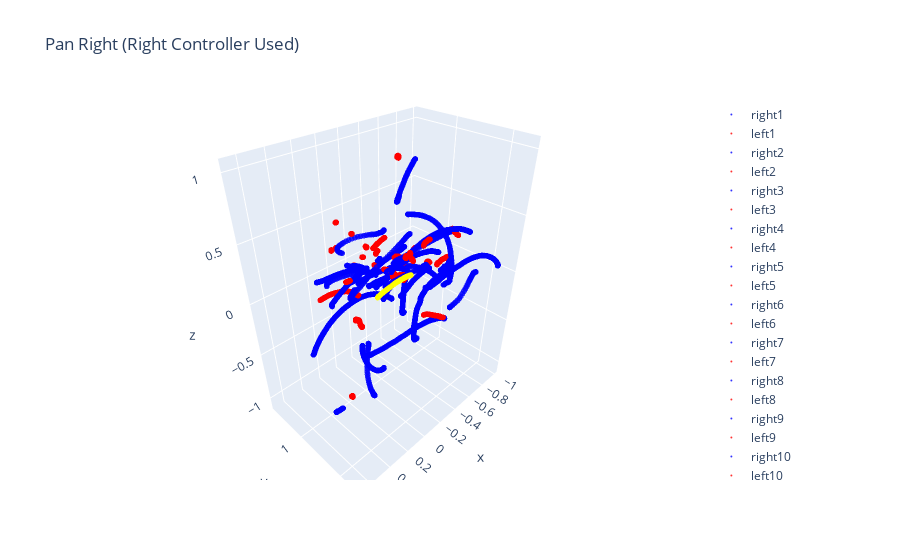

The notebook cell saved with this chart:
### Markdown cell above
Overview: Plots all gesture strokes of the same template and the average of those.

Details:
    - Currently only works with pan down unimanual (right controller)

Requirements:
    - Must run the first code block successfully to import libraries.
    - Must run the third/above code block successfully to create gesture dictionary.

### Code cell
'''Creating a list of dataframes that will be plotted in the figure'''
#Adds dataframes that have the same template(pan down unimanual right controller) to a list.
all_dfs = []
pan_right_key = list(gesture_dict.keys())[2]
for file_path in gesture_dict[pan_right_key][0]:
#for file_path in gesture_dict[pan_right_key][0]:
    df = pd.read_csv(file_path)
    # Drops strokes that don't use right controller
    df.drop(df[(df["trigger_pull_amount_right"] == 0) & (df["trigger_pull_amount_left"] == 0)].index, inplace=True)
    # Drops strokes where both controller are in use
    df.drop(df[(df["trigger_pull_amount_right"] == 1) & (df["trigger_pull_amount_left"] == 1)].index, inplace=True)
    # Drops strokes based on trial number
    df.drop(df[(df['gesture_counter_UI']) != 1].index, inplace=True)
    df.reset_index(drop=True, inplace=True)
    # To counter controllers that have a time difference between trigger pulls
    if (len(df) > 15):
        all_dfs.append(df)


#Plot all strokes (right controller data only) from all_dfs on single figure
fig = go.Figure()
stroke_num = 0
for df in all_dfs:
    stroke_num += 1
    fig.add_trace(go.Scatter3d(
    x=df['r_controller_translation_x'],
    y=df['r_controller_translation_y'],
    z=df['r_controller_translation_z'],
    mode='markers',
    marker=dict(
        size=2,
        color='blue',  # colorscale
        opacity=0.8,
    ),
    name='right'+str(stroke_num),
    showlegend=True))

    fig.add_trace(go.Scatter3d(
    x=df['l_controller_translation_x'],
    y=df['l_controller_translation_y'],
    z=df['l_controller_translation_z'],
    mode='markers',
    marker=dict(
        size=2,
        color='red',  # colorscale
        opacity=0.8,
    ),
    name='left'+str(stroke_num),
    showlegend=True))

'''Calculate average of all the strokes based on coordinates'''
#List will contain the different strokes represented by a tuple.
#Each tuple will contain three lists, each containing the X, Y, Z coordinates that make up that stroke.

fifty_pts = []  #Store 50 data points on the smoothed curve
for df in all_dfs:

    '''Smooth the strokes'''
    x=df['r_controller_translation_x']
    y=df['r_controller_translation_y']
    z=df['r_controller_translation_z']

    # The number of control points and knots
    k = 3  # degree of the B-spline
    t = np.linspace(0, 1, len(df))

    spl_x = make_interp_spline(t, x, k=k)
    spl_y = make_interp_spline(t, y, k=k)
    spl_z = make_interp_spline(t, z, k=k)

    # Evaluate the B-spline over a dense set of points for a smooth trajectory
    dense_t = np.linspace(0, 1, 5 * len(df))  # points in the smoothed curve; can be adjusted
    x_smooth = spl_x(dense_t)
    y_smooth = spl_y(dense_t)
    z_smooth = spl_z(dense_t)
    
    fifty_x_smooth = []
    fifty_y_smooth = []
    fifty_z_smooth = []
    dist_between_pts = len(x_smooth) / 50

    '''Extract fifty data points from the smoothed curve'''
    curr_index = 0.0
    for index in range(len(x_smooth)):
        if dist_between_pts <= 0:
            continue
        if (index != int(curr_index)) :
            continue
        if len(fifty_x_smooth) == 50:
            continue
        fifty_x_smooth.append(x_smooth[index])
        fifty_y_smooth.append(y_smooth[index])
        fifty_z_smooth.append(z_smooth[index])
        curr_index += dist_between_pts
    fifty_pts.append((fifty_x_smooth, fifty_y_smooth, fifty_z_smooth))

#Stores the x, y, z coordinates that make up the averaged stroke
averaged_x = []
averaged_y = []
averaged_z = []

#Accesses the x(0), y(1), z(2) coordinates
for i in range(3):
    #Accesses the index of the 50 data points
    for j in range(50):
        sum_coordinates = 0.0
        #Adds the value at j index of the 50 data point on the i coordinate to the sum
        for stroke in fifty_pts:
            sum_coordinates += stroke[i][j]    
        #Calculates the average value of the coordinate based on the sum and appends to the average stroke list
        if i == 0:
            averaged_x.append(sum_coordinates/len(fifty_pts))
        elif i == 1:
            averaged_y.append(sum_coordinates/len(fifty_pts))
        else:
            averaged_z.append(sum_coordinates/len(fifty_pts))

'''Plot the average stroke'''
fig.add_trace(go.Scatter3d(
x=averaged_x,
y=averaged_y,
z=averaged_z,
mode='markers',
marker=dict(
    size=2,
    color='yellow',  # colorscale
    opacity=0.8,
),
name='average right controller',
showlegend=True))

fig.update_layout(
    title_text='Pan Right (Right Controller Used)', 
    scene_aspectmode='data'
)
fig.show()
